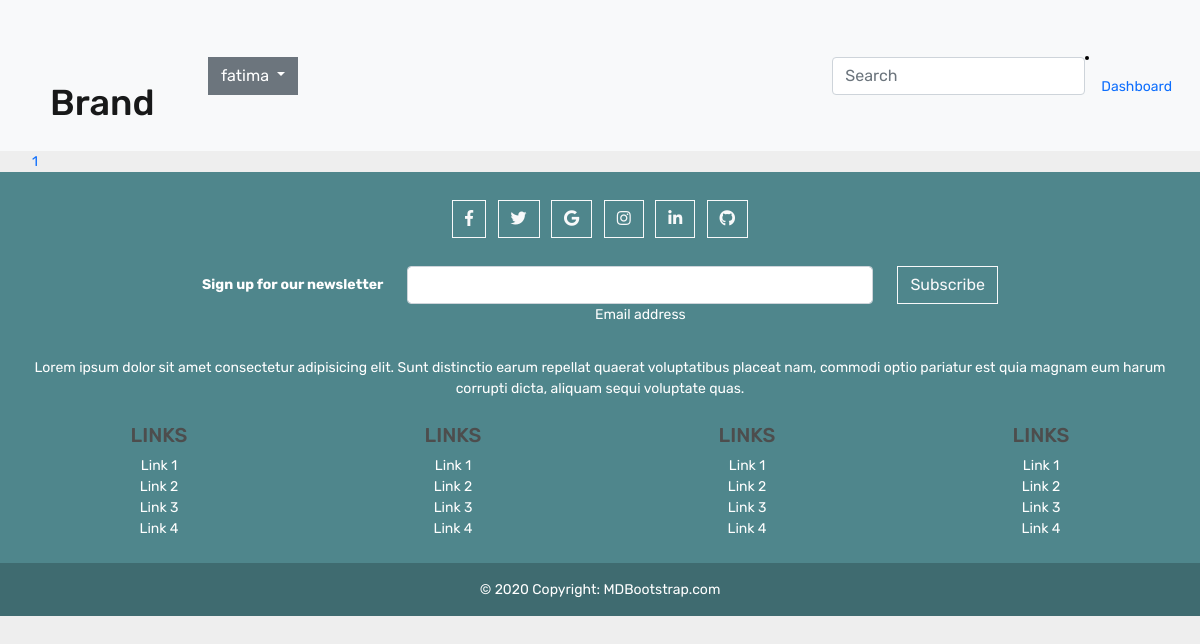
Page /categorie/4 (signed in) on the earlier database version.
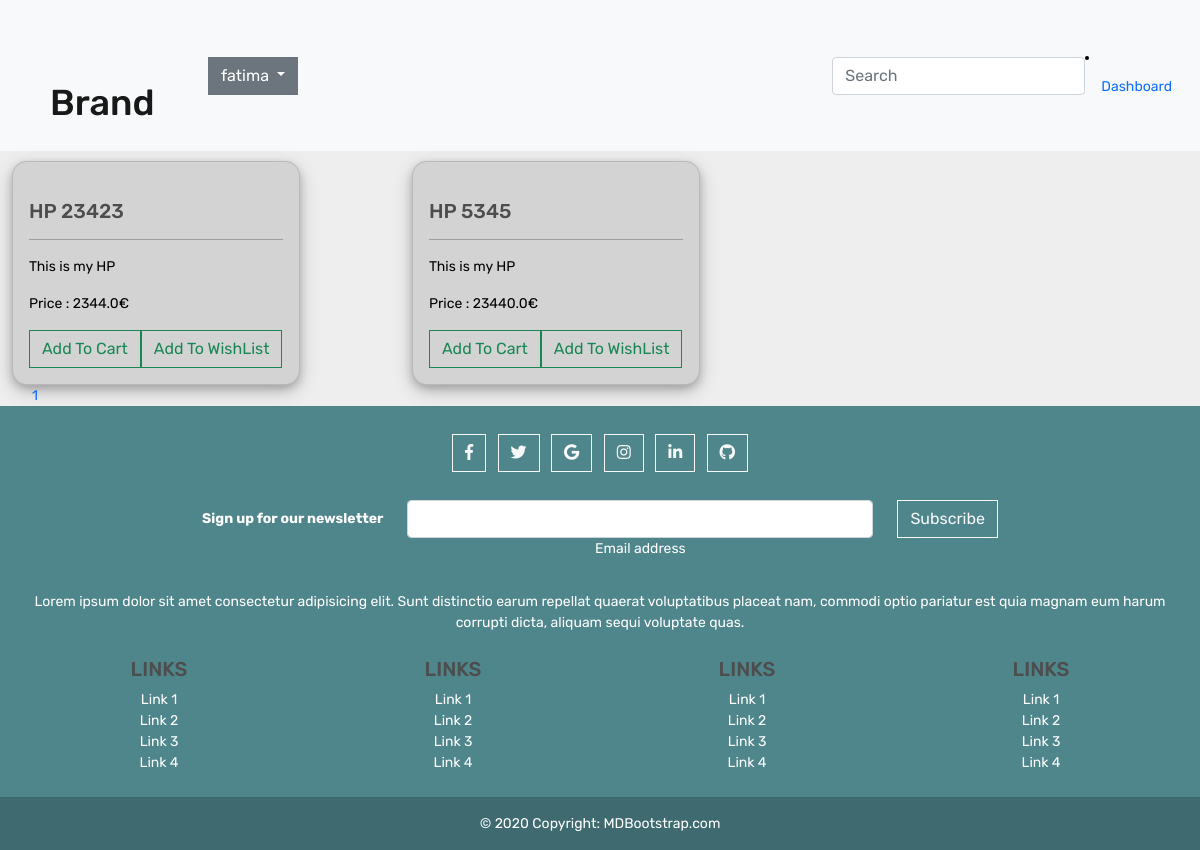
Same page on the later database version.
### main/models.py (models this page shows, shortened)
class Product(models.Model):
    name = models.CharField(max_length=100)
    category = models.ForeignKey(
        Category, related_name='categories', on_delete=models.CASCADE)
    description = models.TextField()
    photo = models.ImageField()
    price = models.FloatField(default=0)
    quantity = models.PositiveIntegerField(null=True)
    good_rates = models.PositiveIntegerField(default=0)
    bad_rates = models.PositiveIntegerField(default=0)
    rates = models.PositiveIntegerField(default=0)
    color = models.CharField(max_length=50, choices=COLORS, blank=True)

### accounts/decorators.py (the view)
        def wrapper_func(request, *args, **kwargs):
            group = None
            L=[]
            if request.user.groups.exists():
                groups = request.user.groups.all()
                for g in groups:
                    L.append(g.name)
            if common_data(L, allowed_roles):
                return view_func(request, *args, **kwargs)
            return HttpResponse('Not Authorised')

### main/models.py (called while the page is built)
    def __str__(self):
        return self.category

    def cart_total_price(self):
        total_cart = self.quantity_carted*self.product.price
        return total_cart

### templates/categorie.html (shortened to what this page needs)
{% extends "base.html" %}
{% block main_navbar %}
{% include "includes/top_navbar.html" %}
{% endblock main_navbar %}
{% block content %}
<div class="d-flex">
	<div class="container">
		<div class="row">
			{% for product in products %}
			<div class="col-lg-4" id="product-{{product.id}}">
				<div class="card" style="width: 18rem">
					<a href="{%url 'view_product' product.id %}"
						><img
					/></a>
					<div class="card-body">
						<h5 class="card-title">{{product.name}}</h5>
						<hr />
						<p class="card-text">{{product.description}}</p>
						<p class="card-text">Price : {{product.price}}€</p>
						<div class="d-flex">
							<button class="addCart btn btn-outline-success" id="addCart{{product.id}}" data-catid="{{product.id}}" href="#">Add To Cart</button>
							<button id="addWishlist{{product.id}}" data-catid="{{product.id}}" class="addWishlist btn btn-outline-success" href="#">Add To WishList</button>
						</div>
					</div>
				</div>
			</div>
			{% endfor %}
			<div class="pagination">
                <ul>
                    {% for pg in products_list.paginator.page_range %}
						{% if products_list.number == pg %}
							<li class="active"><a href="?page={{ pg }}">{{pg}}</a></li>
						{% else %}
							<li><a href="?page={{ pg }}">{{pg}}</a></li>
						{% endif%}
                    {% endfor %}
                </ul>
            </div>
		</div>
	</div>
</div>
{% endblock content %}

Differences in the rows shown:
added Product: name "HP 23423", description "This is my HP", price "2344.0"
added Product: name "HP 5345", description "This is my HP", price "23440.0"
